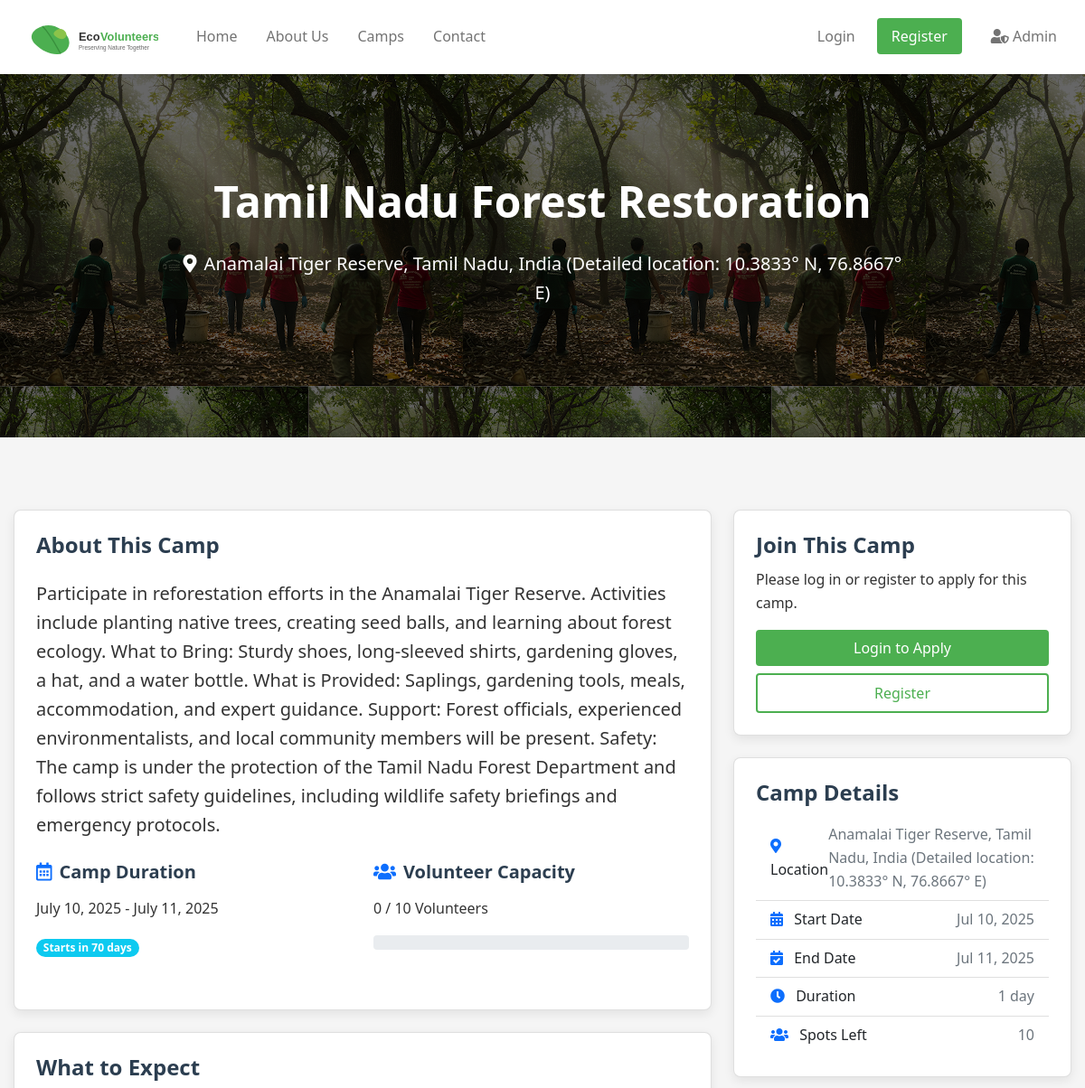
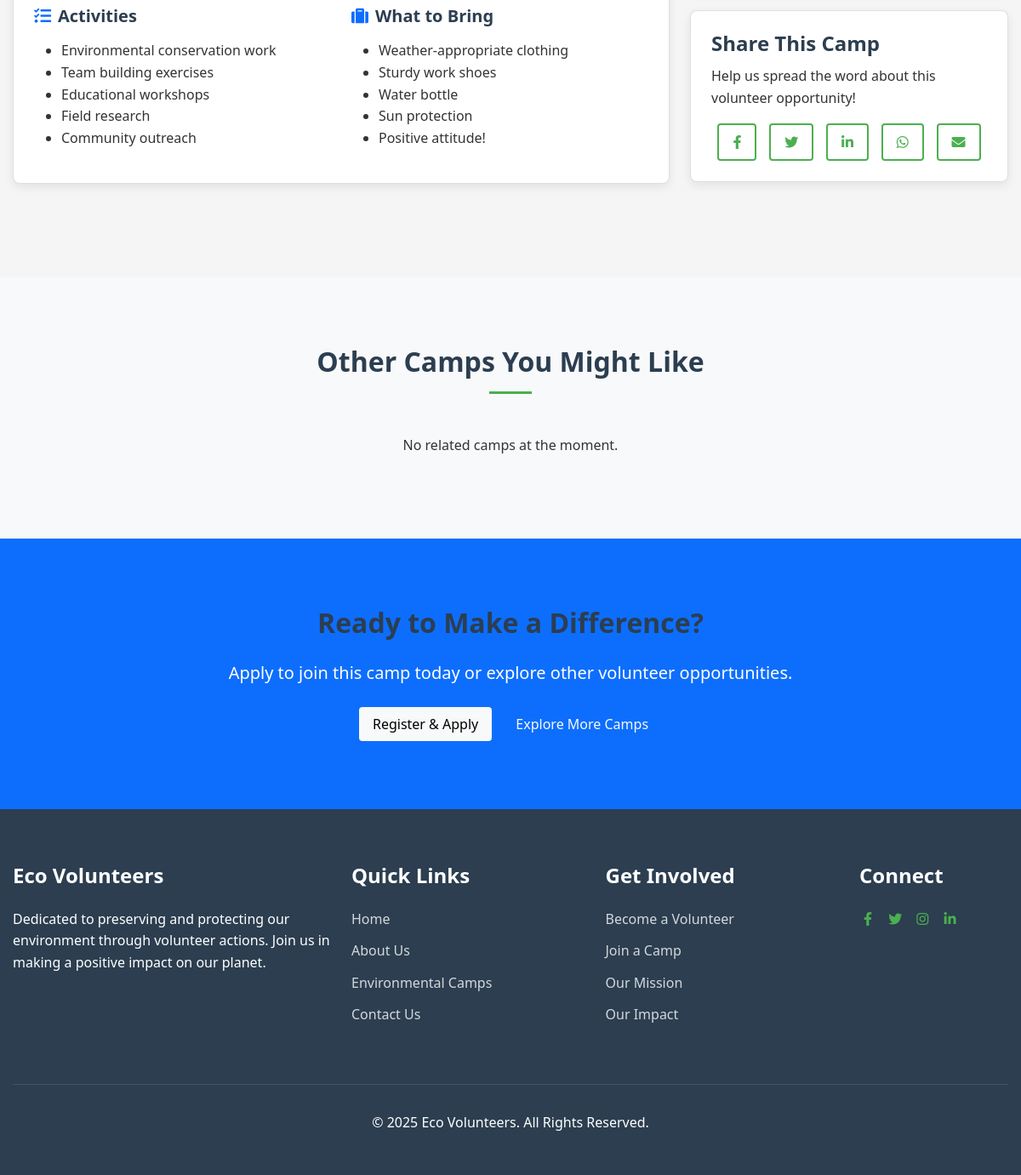
Screenshot of /camps/4/ with the database file from the repository (2 pictures, top to bottom).
### portal/models.py (models this page shows, shortened)
class Camp(models.Model):
    name = models.CharField(max_length=200)
    location = models.CharField(max_length=200)
    description = models.TextField()
    start_date = models.DateField()
    end_date = models.DateField()
    max_volunteers = models.PositiveIntegerField(default=20)
    image = models.ImageField(upload_to='camp_images/', blank=True, null=True)
    is_active = models.BooleanField(default=True)
    created_at = models.DateTimeField(auto_now_add=True)
    updated_at = models.DateTimeField(auto_now=True)
    def days_until_start(self):
        today = timezone.now().date()
        return (self.start_date - today).days
    def get_registered_volunteers_count(self):
        return self.applications.filter(status='APPROVED').count()
    def is_registration_open(self):
        return self.is_active and self.get_registered_volunteers_count() < self.max_volunteers

### portal/views.py (the view)
# urls.py: path('camps/<int:camp_id>/', views.camp_detail, name='camp_detail'),  # View single camp details
def camp_detail(request, camp_id):
    camp = get_object_or_404(Camp, pk=camp_id)
    approved_testimonials = camp.testimonials.filter(is_approved=True)
    has_approved_testimonials = approved_testimonials.exists()
    spots_left = camp.max_volunteers - camp.get_registered_volunteers_count()
    return render(request, 'camps/camp_detail.html', {
        'camp': camp,
        'approved_testimonials': approved_testimonials,
        'has_approved_testimonials': has_approved_testimonials,
        'spots_left': spots_left
    })

### templates/camps/camp_detail.html (shortened to what this page needs)
{% extends 'base.html' %}
{% block content %}
<section class="hero" style="background: linear-gradient(rgba(0, 0, 0, 0.6), rgba(0, 0, 0, 0.6)), url('{% if camp.image %}{{ camp.image.url }}{% else %}https://source.unsplash.com/1600x900/?nature,environment{% endif %}');">
    <div class="container">
        <h1>{{ camp.name }}</h1>
        <p><i class="fas fa-map-marker-alt me-2"></i>{{ camp.location }}</p>
    </div>
</section>
<section class="section">
    <div class="container">
        <div class="row">
            <div class="col-lg-8">
                <div class="card mb-4">
                    <div class="card-body">
                        <h2 class="card-title mb-4">About This Camp</h2>
                        <p class="lead">{{ camp.description }}</p>
                        <div class="row mt-4">
                            <div class="col-md-6 mb-3">
                                <h5><i class="far fa-calendar-alt text-primary me-2"></i>Camp Duration</h5>
                                <p>{{ camp.start_date|date:"F d, Y" }} - {{ camp.end_date|date:"F d, Y" }}</p>
                                <p>
                                    {% if camp.days_until_start > 0 %}
                                        <span class="badge bg-info">Starts in {{ camp.days_until_start }} days</span>
                                    {% else %}
                                        <span class="badge bg-secondary">In progress</span>
                                    {% endif %}
                                </p>
                            </div>
                            <div class="col-md-6 mb-3">
                                <h5><i class="fas fa-users text-primary me-2"></i>Volunteer Capacity</h5>
                                <p>{{ camp.get_registered_volunteers_count }} / {{ camp.max_volunteers }} Volunteers</p>
                                <div class="progress">
                                </div>
                            </div>
                        </div>
                    </div>
                </div>
                <div class="card mb-4">
                    <div class="card-body">
                        <h3 class="card-title mb-3">What to Expect</h3>
                        <div class="row">
                            <div class="col-md-6">
                                <h5><i class="fas fa-tasks text-primary me-2"></i>Activities</h5>
                                <ul>
                                    <li>Environmental conservation work</li>
                                    <li>Team building exercises</li>
                                    <li>Educational workshops</li>
                                    <li>Field research</li>
                                    <li>Community outreach</li>
                                </ul>
                            </div>
                            <div class="col-md-6">
                                <h5><i class="fas fa-suitcase text-primary me-2"></i>What to Bring</h5>
                                <ul>
                                    <li>Weather-appropriate clothing</li>
                                    <li>Sturdy work shoes</li>
                                    <li>Water bottle</li>
                                    <li>Sun protection</li>
                                    <li>Positive attitude!</li>
                                </ul>
                            </div>
                        </div>
                    </div>
                </div>
            </div>
            <div class="col-lg-4">
                <div class="card mb-4">
                    <div class="card-body">
                        <h3 class="card-title">Join This Camp</h3>
                        {% if camp.is_registration_open %}
                            {% if user.is_authenticated %}
                                {% if user_has_applied %}
                                    <div class="alert alert-info">
                                        <i class="fas fa-info-circle me-2"></i> You have already applied to this camp. Check your application status in your profile.
                                    </div>
                                    <a href="{% url 'my_applications' %}" class="btn btn-primary btn-lg w-100">View My Application</a>
                                {% else %}
                                    <p>Ready to make a difference? Apply now to join this environmental camp!</p>
                                    <a href="{% url 'apply_to_camp' camp.id %}" class="btn btn-primary btn-lg w-100">Apply Now</a>
                                {% endif %}
                            {% else %}
                                <p>Please log in or register to apply for this camp.</p>
                                <a href="{% url 'login' %}?next={% url 'apply_to_camp' camp.id %}" class="btn btn-primary btn-lg w-100 mb-2">Login to Apply</a>
                                <a href="{% url 'register' %}" class="btn btn-outline w-100">Register</a>
                            {% endif %}
                        {% endif %}
                    </div>
                </div>
                <div class="card mb-4">
                    <div class="card-body">
                        <h4 class="card-title">Camp Details</h4>
                        <ul class="list-group list-group-flush">
                            <li class="list-group-item d-flex justify-content-between align-items-center">
                                <span><i class="fas fa-map-marker-alt text-primary me-2"></i> Location</span>
                                <span class="text-muted">{{ camp.location }}</span>
                            </li>
                            <li class="list-group-item d-flex justify-content-between align-items-center">
                                <span><i class="fas fa-calendar-alt text-primary me-2"></i> Start Date</span>
                                <span class="text-muted">{{ camp.start_date|date:"M d, Y" }}</span>
                            </li>
                            <li class="list-group-item d-flex justify-content-between align-items-center">
                                <span><i class="fas fa-calendar-check text-primary me-2"></i> End Date</span>
                                <span class="text-muted">{{ camp.end_date|date:"M d, Y" }}</span>
                            </li>
                            <li class="list-group-item d-flex justify-content-between align-items-center">
                                <span><i class="fas fa-clock text-primary me-2"></i> Duration</span>
                                <span class="text-muted">{{ camp.start_date|timesince:camp.end_date }}</span>
                            </li>
                            <li class="list-group-item d-flex justify-content-between align-items-center">
                                <span><i class="fas fa-users text-primary me-2"></i> Spots Left</span>
                                <span class="text-muted">{{ spots_left }}</span>
                            </li>
                        </ul>
                    </div>
                </div>
                <div class="card">
                    <div class="card-body">
                        <h4 class="card-title">Share This Camp</h4>
                        <p>Help us spread the word about this volunteer opportunity!</p>
                        <div class="d-flex justify-content-around">
                            <a href="#" class="btn btn-outline"><i class="fab fa-facebook-f"></i></a>
                            <a href="#" class="btn btn-outline"><i class="fab fa-twitter"></i></a>
                            <a href="#" class="btn btn-outline"><i class="fab fa-linkedin-in"></i></a>
                            <a href="#" class="btn btn-outline"><i class="fab fa-whatsapp"></i></a>
                            <a href="#" class="btn btn-outline"><i class="fas fa-envelope"></i></a>
                        </div>
                    </div>
                </div>
            </div>
        </div>
    </div>
</section>
<section class="section bg-light">
    <div class="container">
        <div class="section-title">
            <h2>Other Camps You Might Like</h2>
        </div>
        <div class="row">
            {% for related_camp in related_camps|slice:":3" %}
                <div class="col-md-4 mb-4">
                    <div class="card camp-card h-100">
                        {% if related_camp.image %}
                            <img src="{{ related_camp.image.url }}" class="card-img-top" alt="{{ related_camp.name }}">
                        {% else %}
                            <img src="https://source.unsplash.com/800x500/?nature,environment" class="card-img-top" alt="Environmental camp">
                        {% endif %}
                        <div class="card-body">
                            <h4 class="card-title">{{ related_camp.name }}</h4>
                            <p class="camp-location"><i class="fas fa-map-marker-alt text-primary me-2"></i>{{ related_camp.location }}</p>
                            <p class="card-text">{{ related_camp.description|truncatechars:100 }}</p>
                            <div class="mb-3">
                                <span class="badge bg-primary">{{ related_camp.start_date|date:"M d, Y" }}</span>
                                <span class="badge bg-success ms-2">{{ related_camp.get_registered_volunteers_count }} / {{ related_camp.max_volunteers }} Volunteers</span>
                            </div>
                            <a href="{% url 'camp_detail' related_camp.id %}" class="btn btn-primary">Learn More</a>
                        </div>
                    </div>
                </div>
            {% empty %}
                <div class="col-12 text-center">
                    <p>No related camps at the moment.</p>
                </div>
            {% endfor %}
        </div>
    </div>
</section>
<section class="section bg-primary text-white">
    <div class="container text-center">
        <h2 class="mb-4">Ready to Make a Difference?</h2>
        <p class="lead mb-4">Apply to join this camp today or explore other volunteer opportunities.</p>
        {% if user.is_authenticated %}
            {% if not user_has_applied and camp.is_registration_open %}
                <a href="{% url 'apply_to_camp' camp.id %}" class="btn btn-light btn-lg">Apply Now</a>
            {% endif %}
        {% else %}
            <a href="{% url 'register' %}" class="btn btn-light btn-lg">Register & Apply</a>
        {% endif %}
        <a href="{% url 'camp_list' %}" class="btn btn-outline-light btn-lg ms-2">Explore More Camps</a>
    </div>
</section>
{% endblock %}

### static/css/style.css (style rules this page uses)
:root { --primary-color: #4CAF50; --primary-dark: #3e8e41; --secondary-color: #8BC34A; --accent-color: #FF9800; --text-color: #333; --light-text: #6c757d; --light-bg: #f8f9fa; --dark-bg: #2c3e50; --danger: #dc3545; --success: #28a745; --warning: #ffc107; --info: #17a2b8; }
body { font-family: 'Segoe UI', Tahoma, Geneva, Verdana, sans-serif; line-height: 1.6; color: var(--text-color); background-color: #f5f5f5; margin: 0; padding: 0; }
.container { max-width: 1200px; margin: 0 auto; padding: 0 15px; }
h1, h2, h3, h4, h5, h6 { font-weight: 600; margin-bottom: 1rem; color: var(--dark-bg); }
h1 { font-size: 2.5rem; }
h2 { font-size: 2rem; }
h3 { font-size: 1.75rem; }
h4 { font-size: 1.5rem; }
a { color: var(--primary-color); text-decoration: none; transition: color 0.3s ease; }
.btn { display: inline-block; padding: 0.5rem 1rem; font-size: 1rem; font-weight: 500; text-align: center; text-decoration: none; cursor: pointer; border-radius: 0.25rem; transition: all 0.3s ease; border: none; }
.btn-primary { background-color: var(--primary-color); color: white; }
.btn-outline { background-color: transparent; border: 2px solid var(--primary-color); color: var(--primary-color); }
.hero { background: linear-gradient(rgba(0, 0, 0, 0.5), rgba(0, 0, 0, 0.5)), url('https://source.unsplash.com/1600x900/?nature,forest'); background-size: cover; background-position: center; color: white; padding: 7rem 0; text-align: center; }
.hero h1 { font-size: 3rem; font-weight: 700; margin-bottom: 1.5rem; color: white; }
.hero p { font-size: 1.25rem; max-width: 800px; margin: 0 auto 2rem auto; }
.section { padding: 5rem 0; }
.section-title { text-align: center; margin-bottom: 3rem; }
.section-title:after { content: ''; display: block; width: 50px; height: 3px; background-color: var(--primary-color); margin: 1rem auto; }
.card { background-color: white; border-radius: 8px; box-shadow: 0 4px 12px rgba(0, 0, 0, 0.08); overflow: hidden; margin-bottom: 2rem; transition: transform 0.3s ease, box-shadow 0.3s ease; }
.card-body { padding: 1.5rem; }
.card-title { font-size: 1.5rem; margin-bottom: 0.75rem; }
.text-center { text-align: center; }
.text-primary { color: var(--primary-color); }
.bg-primary { background-color: var(--primary-color); color: white; }
.bg-light { background-color: var(--light-bg); }
.mb-2 { margin-bottom: 1rem; }
.mb-3 { margin-bottom: 1.5rem; }
.mb-4 { margin-bottom: 2rem; }
.mt-4 { margin-top: 2rem; }
.badge { display: inline-block; padding: 0.35em 0.65em; font-size: 0.75em; font-weight: 700; line-height: 1; text-align: center; white-space: nowrap; vertical-align: baseline; border-radius: 50rem; }

### rows the page displays
Camp: image (picture), name "Tamil Nadu Forest Restoration", location "Anamalai Tiger Reserve, Tamil Nadu, India (Detailed location: 10.3833° N, 76.8667° E)", description "Participate in reforestation efforts in the Anamalai Tiger Reserve. Activities include planting native trees, creating seed balls, and learning about forest ecology. What to Bring: Sturdy shoes, long-sleeved shirts, gardening gloves, a hat, and a water bottle. What is Provided: Saplings, gardening tools, meals, accommodation, and expert guidance. Support: Forest officials, experienced environmentalists, and local community members will be present. Safety: The camp is under the protection of the Tamil Nadu Forest Department and follows strict safety guidelines, including wildlife safety briefings and emergency protocols.", start_date "July 10, 2025", end_date "July 11, 2025", days_until_start "70", get_registered_volunteers_count "0", max_volunteers "10", start_date "Jul 10, 2025", end_date "Jul 11, 2025", start_date "1 day"

### other values shown
{{ spots_left }} "10"
